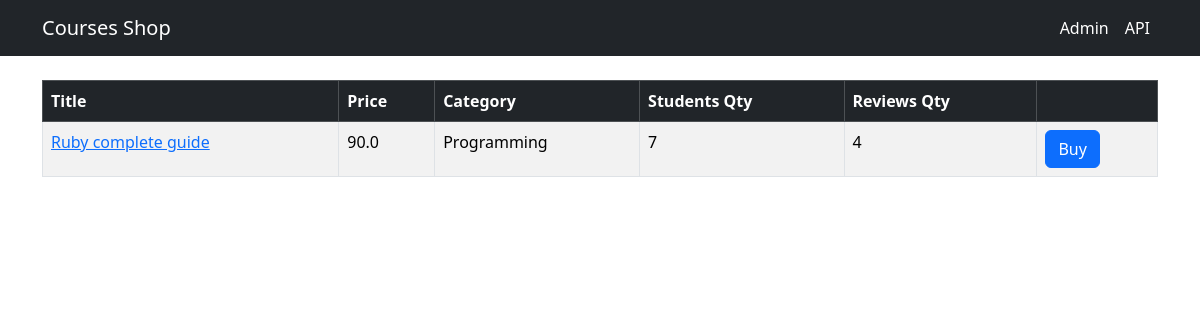
Before: / with the older database file.
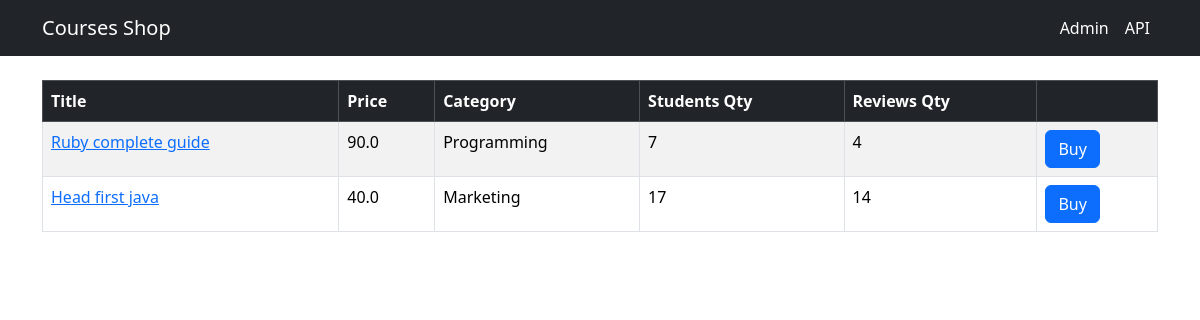
After: the same page with the newer database file.
### shop/models.py (models this page shows, shortened)
class Course(models.Model):
    title = models.CharField(max_length=255)
    price = models.FloatField()
    student_qty = models.IntegerField()
    review_qty = models.IntegerField()
    created_at = models.DateTimeField(default=timezone.now)
    category = models.ForeignKey(Category, on_delete=models.CASCADE)

class Category(models.Model):
    title = models.CharField(max_length=255)
    created_at = models.DateTimeField(default=timezone.now)
    def __str__(self):
        return self.title

### shop/views.py (the view)
# urls.py: path('', views.index, name='home'),
def index(request):
    data = Course.objects.all()
    return render(request, 'courses.html', {"courses": data})

### templates/courses.html (shortened to what this page needs)
{% extends 'base.html' %}
{% block content %}
<table class="mt-4 table table-bordered table-striped table-hover">
    <thead class="table-dark">
    <tr>
        <th>Title</th>
        <th>Price</th>
        <th>Category</th>
        <th>Students Qty</th>
        <th>Reviews Qty</th>
        <th></th>
    </tr>
    </thead>
    <tbody>
    {% for course in courses %}
        <tr>
        <td>
            <a href="{% url 'show' course.id %}">
                {{ course.title }}
            </a>
        </td>
        <td>{{ course.price }}</td>
            <td>{{ course.category }}</td>
        <td>{{ course.student_qty }}</td>
        <td>{{ course.review_qty }}</td>
        <td>
            <button class="btn btn-primary">Buy</button>
        </td>
        </tr>
    {% endfor %}
    </tbody>
</table>
{% endblock %}

Changed rows visible on the page:
added Course: title "Head first java", price "40.0", category "Marketing", student_qty "17", review_qty "14"
